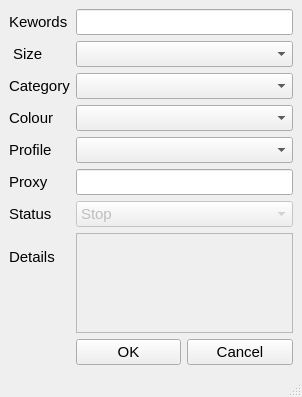
<?xml version="1.0" encoding="UTF-8"?>
<ui version="4.0">
 <class>addKeyword</class>
 <widget class="QMainWindow" name="addKeyword">
  <property name="geometry">
   <rect>
    <x>0</x>
    <y>0</y>
    <width>302</width>
    <height>397</height>
   </rect>
  </property>
  <property name="font">
   <font>
    <pointsize>11</pointsize>
   </font>
  </property>
  <property name="windowTitle">
   <string>Keywords monitoring</string>
  </property>
  <widget class="QWidget" name="centralwidget">
   <layout class="QGridLayout" name="gridLayout">
    <item row="4" column="1" colspan="2">
     <widget class="QComboBox" name="cbProfile">
      <item>
       <property name="text">
        <string/>
       </property>
      </item>
     </widget>
    </item>
    <item row="6" column="0">
     <widget class="QLabel" name="label_7">
      <property name="font">
       <font>
        <pointsize>11</pointsize>
       </font>
      </property>
      <property name="text">
       <string>Status</string>
      </property>
     </widget>
    </item>
    <item row="3" column="0">
     <widget class="QLabel" name="label_4">
      <property name="font">
       <font>
        <pointsize>11</pointsize>
       </font>
      </property>
      <property name="text">
       <string>Colour</string>
      </property>
      <property name="margin">
       <number>5</number>
      </property>
     </widget>
    </item>
    <item row="1" column="1" colspan="2">
     <widget class="QComboBox" name="cbSize">
      <item>
       <property name="text">
        <string/>
       </property>
      </item>
      <item>
       <property name="text">
        <string>Small</string>
       </property>
      </item>
      <item>
       <property name="text">
        <string>Medium</string>
       </property>
      </item>
      <item>
       <property name="text">
        <string>Large</string>
       </property>
      </item>
     </widget>
    </item>
    <item row="9" column="1">
     <widget class="QPushButton" name="btnKeywordOK">
      <property name="font">
       <font>
        <pointsize>11</pointsize>
       </font>
      </property>
      <property name="text">
       <string>OK</string>
      </property>
     </widget>
    </item>
    <item row="5" column="0">
     <widget class="QLabel" name="label_6">
      <property name="font">
       <font>
        <pointsize>11</pointsize>
       </font>
      </property>
      <property name="text">
       <string>Proxy</string>
      </property>
      <property name="margin">
       <number>5</number>
      </property>
     </widget>
    </item>
    <item row="9" column="2">
     <widget class="QPushButton" name="btnCancel">
      <property name="font">
       <font>
        <pointsize>11</pointsize>
       </font>
      </property>
      <property name="text">
       <string>Cancel</string>
      </property>
     </widget>
    </item>
    <item row="0" column="1" colspan="2">
     <widget class="QLineEdit" name="txtKeyword">
      <property name="sizePolicy">
       <sizepolicy hsizetype="Expanding" vsizetype="Expanding">
        <horstretch>0</horstretch>
        <verstretch>0</verstretch>
       </sizepolicy>
      </property>
     </widget>
    </item>
    <item row="6" column="1" colspan="2">
     <widget class="QComboBox" name="cbStatus">
      <property name="enabled">
       <bool>false</bool>
      </property>
      <property name="font">
       <font>
        <pointsize>11</pointsize>
       </font>
      </property>
      <item>
       <property name="text">
        <string>Stop</string>
       </property>
      </item>
      <item>
       <property name="text">
        <string>Running</string>
       </property>
      </item>
      <item>
       <property name="text">
        <string>False</string>
       </property>
      </item>
      <item>
       <property name="text">
        <string>Success</string>
       </property>
      </item>
     </widget>
    </item>
    <item row="0" column="0">
     <widget class="QLabel" name="label">
      <property name="font">
       <font>
        <pointsize>11</pointsize>
       </font>
      </property>
      <property name="text">
       <string>Kewords</string>
      </property>
      <property name="margin">
       <number>5</number>
      </property>
     </widget>
    </item>
    <item row="2" column="1" colspan="2">
     <widget class="QComboBox" name="cbCategory">
      <item>
       <property name="text">
        <string/>
       </property>
      </item>
      <item>
       <property name="text">
        <string>Jackets</string>
       </property>
      </item>
      <item>
       <property name="text">
        <string>Sweatshirts</string>
       </property>
      </item>
      <item>
       <property name="text">
        <string>Tops/Sweaters</string>
       </property>
      </item>
      <item>
       <property name="text">
        <string>T-Shirts</string>
       </property>
      </item>
      <item>
       <property name="text">
        <string>Pants</string>
       </property>
      </item>
      <item>
       <property name="text">
        <string>Hats</string>
       </property>
      </item>
      <item>
       <property name="text">
        <string>Bags</string>
       </property>
      </item>
      <item>
       <property name="text">
        <string>Accessories</string>
       </property>
      </item>
      <item>
       <property name="text">
        <string>Skate</string>
       </property>
      </item>
     </widget>
    </item>
    <item row="1" column="0">
     <widget class="QLabel" name="label_2">
      <property name="font">
       <font>
        <pointsize>11</pointsize>
       </font>
      </property>
      <property name="text">
       <string> Size</string>
      </property>
      <property name="margin">
       <number>5</number>
      </property>
     </widget>
    </item>
    <item row="2" column="0">
     <widget class="QLabel" name="label_3">
      <property name="font">
       <font>
        <pointsize>11</pointsize>
       </font>
      </property>
      <property name="text">
       <string>Category</string>
      </property>
      <property name="margin">
       <number>5</number>
      </property>
     </widget>
    </item>
    <item row="5" column="1" colspan="2">
     <widget class="QLineEdit" name="txtProxy"/>
    </item>
    <item row="4" column="0">
     <widget class="QLabel" name="label_5">
      <property name="font">
       <font>
        <pointsize>11</pointsize>
       </font>
      </property>
      <property name="text">
       <string>Profile</string>
      </property>
      <property name="margin">
       <number>5</number>
      </property>
     </widget>
    </item>
    <item row="7" column="0">
     <widget class="QLabel" name="label_8">
      <property name="font">
       <font>
        <pointsize>11</pointsize>
       </font>
      </property>
      <property name="text">
       <string>Details</string>
      </property>
     </widget>
    </item>
    <item row="3" column="1" colspan="2">
     <widget class="QComboBox" name="cbColor">
      <item>
       <property name="text">
        <string/>
       </property>
      </item>
      <item>
       <property name="text">
        <string>Black</string>
       </property>
      </item>
      <item>
       <property name="text">
        <string>Grey</string>
       </property>
      </item>
      <item>
       <property name="text">
        <string>Orange</string>
       </property>
      </item>
      <item>
       <property name="text">
        <string>Green</string>
       </property>
      </item>
      <item>
       <property name="text">
        <string>Yellow</string>
       </property>
      </item>
      <item>
       <property name="text">
        <string>Purple</string>
       </property>
      </item>
      <item>
       <property name="text">
        <string>New Item</string>
       </property>
      </item>
      <item>
       <property name="text">
        <string>Pink</string>
       </property>
      </item>
      <item>
       <property name="text">
        <string>Natural</string>
       </property>
      </item>
     </widget>
    </item>
    <item row="7" column="1" rowspan="2" colspan="2">
     <widget class="QPlainTextEdit" name="txtDetails">
      <property name="enabled">
       <bool>false</bool>
      </property>
     </widget>
    </item>
   </layout>
  </widget>
  <widget class="QStatusBar" name="statusbar"/>
 </widget>
 <resources/>
 <connections/>
</ui>
